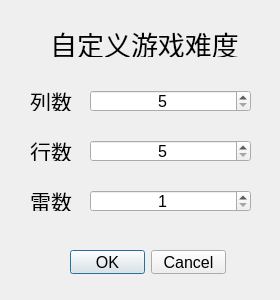
<?xml version="1.0" encoding="UTF-8"?>
<ui version="4.0">
 <class>dlgGameLevel</class>
 <widget class="QDialog" name="dlgGameLevel">
  <property name="geometry">
   <rect>
    <x>0</x>
    <y>0</y>
    <width>280</width>
    <height>300</height>
   </rect>
  </property>
  <property name="minimumSize">
   <size>
    <width>280</width>
    <height>300</height>
   </size>
  </property>
  <property name="maximumSize">
   <size>
    <width>280</width>
    <height>300</height>
   </size>
  </property>
  <property name="windowTitle">
   <string>Dialog</string>
  </property>
  <widget class="QLabel" name="label_4">
   <property name="geometry">
    <rect>
     <x>50</x>
     <y>30</y>
     <width>189</width>
     <height>27</height>
    </rect>
   </property>
   <property name="font">
    <font>
     <pointsize>20</pointsize>
    </font>
   </property>
   <property name="text">
    <string>自定义游戏难度</string>
   </property>
   <property name="alignment">
    <set>Qt::AlignCenter</set>
   </property>
  </widget>
  <widget class="QLabel" name="label_2">
   <property name="geometry">
    <rect>
     <x>30</x>
     <y>90</y>
     <width>42</width>
     <height>21</height>
    </rect>
   </property>
   <property name="font">
    <font>
     <pointsize>16</pointsize>
    </font>
   </property>
   <property name="text">
    <string>列数</string>
   </property>
   <property name="alignment">
    <set>Qt::AlignCenter</set>
   </property>
  </widget>
  <widget class="QLabel" name="label">
   <property name="geometry">
    <rect>
     <x>30</x>
     <y>140</y>
     <width>42</width>
     <height>21</height>
    </rect>
   </property>
   <property name="font">
    <font>
     <pointsize>16</pointsize>
    </font>
   </property>
   <property name="text">
    <string>行数</string>
   </property>
   <property name="alignment">
    <set>Qt::AlignCenter</set>
   </property>
  </widget>
  <widget class="QLabel" name="label_3">
   <property name="geometry">
    <rect>
     <x>30</x>
     <y>190</y>
     <width>42</width>
     <height>21</height>
    </rect>
   </property>
   <property name="font">
    <font>
     <pointsize>16</pointsize>
    </font>
   </property>
   <property name="text">
    <string>雷数</string>
   </property>
   <property name="alignment">
    <set>Qt::AlignCenter</set>
   </property>
  </widget>
  <widget class="QSpinBox" name="spinBox_col">
   <property name="geometry">
    <rect>
     <x>90</x>
     <y>90</y>
     <width>161</width>
     <height>22</height>
    </rect>
   </property>
   <property name="maximumSize">
    <size>
     <width>200</width>
     <height>300</height>
    </size>
   </property>
   <property name="font">
    <font>
     <pointsize>12</pointsize>
    </font>
   </property>
   <property name="alignment">
    <set>Qt::AlignCenter</set>
   </property>
   <property name="minimum">
    <number>5</number>
   </property>
   <property name="maximum">
    <number>40</number>
   </property>
  </widget>
  <widget class="QSpinBox" name="spinBox_row">
   <property name="geometry">
    <rect>
     <x>90</x>
     <y>140</y>
     <width>161</width>
     <height>22</height>
    </rect>
   </property>
   <property name="maximumSize">
    <size>
     <width>200</width>
     <height>300</height>
    </size>
   </property>
   <property name="font">
    <font>
     <pointsize>12</pointsize>
    </font>
   </property>
   <property name="alignment">
    <set>Qt::AlignCenter</set>
   </property>
   <property name="minimum">
    <number>5</number>
   </property>
   <property name="maximum">
    <number>30</number>
   </property>
  </widget>
  <widget class="QSpinBox" name="spinBox_MineNum">
   <property name="geometry">
    <rect>
     <x>90</x>
     <y>190</y>
     <width>161</width>
     <height>22</height>
    </rect>
   </property>
   <property name="maximumSize">
    <size>
     <width>200</width>
     <height>300</height>
    </size>
   </property>
   <property name="font">
    <font>
     <pointsize>12</pointsize>
    </font>
   </property>
   <property name="layoutDirection">
    <enum>Qt::LeftToRight</enum>
   </property>
   <property name="alignment">
    <set>Qt::AlignCenter</set>
   </property>
   <property name="minimum">
    <number>1</number>
   </property>
   <property name="maximum">
    <number>99</number>
   </property>
   <property name="value">
    <number>1</number>
   </property>
  </widget>
  <widget class="QDialogButtonBox" name="buttonBox">
   <property name="geometry">
    <rect>
     <x>70</x>
     <y>250</y>
     <width>156</width>
     <height>24</height>
    </rect>
   </property>
   <property name="font">
    <font>
     <pointsize>12</pointsize>
    </font>
   </property>
   <property name="layoutDirection">
    <enum>Qt::LeftToRight</enum>
   </property>
   <property name="orientation">
    <enum>Qt::Horizontal</enum>
   </property>
   <property name="standardButtons">
    <set>QDialogButtonBox::Cancel|QDialogButtonBox::Ok</set>
   </property>
  </widget>
 </widget>
 <resources/>
 <connections>
  <connection>
   <sender>buttonBox</sender>
   <signal>accepted()</signal>
   <receiver>dlgGameLevel</receiver>
   <slot>accept()</slot>
   <hints>
    <hint type="sourcelabel">
     <x>227</x>
     <y>263</y>
    </hint>
    <hint type="destinationlabel">
     <x>157</x>
     <y>274</y>
    </hint>
   </hints>
  </connection>
  <connection>
   <sender>buttonBox</sender>
   <signal>rejected()</signal>
   <receiver>dlgGameLevel</receiver>
   <slot>reject()</slot>
   <hints>
    <hint type="sourcelabel">
     <x>227</x>
     <y>269</y>
    </hint>
    <hint type="destinationlabel">
     <x>286</x>
     <y>274</y>
    </hint>
   </hints>
  </connection>
 </connections>
 <slots>
  <slot>slotSubmit()</slot>
 </slots>
</ui>
